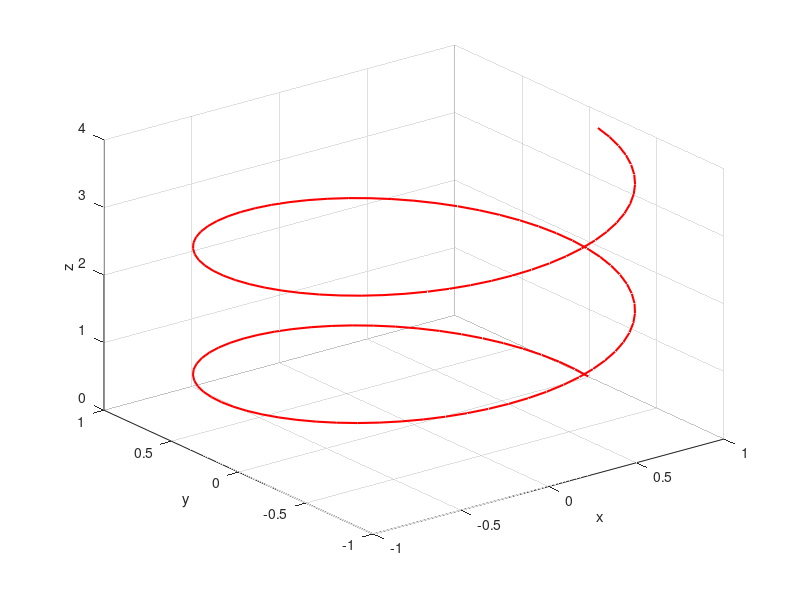

Write the MATLAB code that produced this figure.
t = 0:0.1:4*pi;
x = cos(t);
y = sin(t);
z = 0.3*t;
plot3(x,y,z,'r','linewidth',1.5);
grid on
xlabel('x'); ylabel('y'); zlabel('z');
